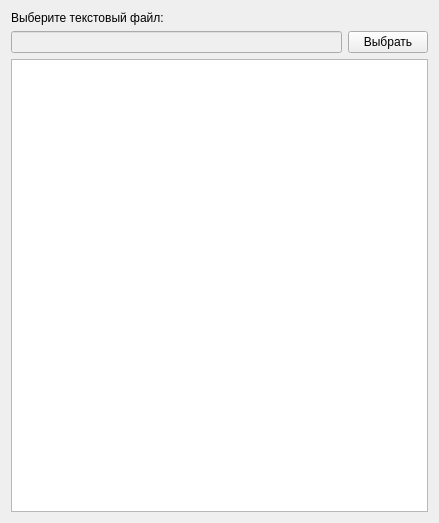
<?xml version="1.0" encoding="UTF-8"?>
<ui version="4.0">
 <class>MainWindow</class>
 <widget class="QMainWindow" name="MainWindow">
  <property name="geometry">
   <rect>
    <x>0</x>
    <y>0</y>
    <width>439</width>
    <height>523</height>
   </rect>
  </property>
  <property name="windowTitle">
   <string>Word Frequency</string>
  </property>
  <widget class="QWidget" name="centralWidget">
   <layout class="QGridLayout" name="gridLayout">
    <item row="0" column="0">
     <layout class="QVBoxLayout" name="verticalLayout">
      <item>
       <widget class="QLabel" name="label">
        <property name="text">
         <string>Выберите текстовый файл:</string>
        </property>
       </widget>
      </item>
      <item>
       <layout class="QHBoxLayout" name="horizontalLayout">
        <item>
         <widget class="QLineEdit" name="lineEdit">
          <property name="enabled">
           <bool>false</bool>
          </property>
         </widget>
        </item>
        <item>
         <widget class="QPushButton" name="pushButton_choose_file">
          <property name="text">
           <string>Выбрать</string>
          </property>
         </widget>
        </item>
       </layout>
      </item>
     </layout>
    </item>
    <item row="1" column="0">
     <widget class="QTableWidget" name="tableWidget">
      <property name="editTriggers">
       <set>QAbstractItemView::NoEditTriggers</set>
      </property>
      <property name="sortingEnabled">
       <bool>true</bool>
      </property>
      <property name="columnCount">
       <number>0</number>
      </property>
     </widget>
    </item>
   </layout>
  </widget>
 </widget>
 <layoutdefault spacing="6" margin="11"/>
 <resources/>
 <connections/>
</ui>
